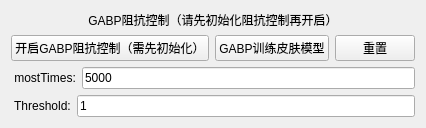
             <widget class="QWidget" name="page_5">
              <layout class="QGridLayout" name="gridLayout_22">
               <item row="0" column="0">
                <layout class="QVBoxLayout" name="verticalLayout_15">
                 <item>
                  <layout class="QVBoxLayout" name="verticalLayout_14" stretch="1,2">
                   <item>
                    <widget class="QLabel" name="label_89">
                     <property name="layoutDirection">
                      <enum>Qt::LeftToRight</enum>
                     </property>
                     <property name="text">
                      <string>GABP阻抗控制（请先初始化阻抗控制再开启）</string>
                     </property>
                     <property name="alignment">
                      <set>Qt::AlignCenter</set>
                     </property>
                    </widget>
                   </item>
                   <item>
                    <layout class="QHBoxLayout" name="horizontalLayout_30">
                     <item>
                      <layout class="QHBoxLayout" name="horizontalLayout_29">
                       <item>
                        <widget class="QPushButton" name="fmode_Button">
                         <property name="text">
                          <string>开启GABP阻抗控制（需先初始化）</string>
                         </property>
                        </widget>
                       </item>
                       <item>
                        <widget class="QPushButton" name="icGetInit_Button">
                         <property name="text">
                          <string>GABP训练皮肤模型</string>
                         </property>
                        </widget>
                       </item>
                      </layout>
                     </item>
                     <item>
                      <widget class="QPushButton" name="resetIC_Button">
                       <property name="text">
                        <string>重置</string>
                       </property>
                      </widget>
                     </item>
                    </layout>
                   </item>
                  </layout>
                 </item>
                 <item>
                  <layout class="QVBoxLayout" name="verticalLayout_7">
                   <item>
                    <layout class="QHBoxLayout" name="horizontalLayout_9">
                     <item>
                      <widget class="QLabel" name="label_32">
                       <property name="text">
                        <string> mostTimes:</string>
                       </property>
                      </widget>
                     </item>
                     <item>
                      <widget class="QLineEdit" name="mostTimes_lineEdit">
                       <property name="text">
                        <string>5000</string>
                       </property>
                      </widget>
                     </item>
                    </layout>
                   </item>
                   <item>
                    <layout class="QHBoxLayout" name="horizontalLayout_4">
                     <item>
                      <widget class="QLabel" name="label_31">
                       <property name="text">
                        <string> Threshold:</string>
                       </property>
                      </widget>
                     </item>
                     <item>
                      <widget class="QLineEdit" name="Threshold_lineEdit">
                       <property name="text">
                        <string>1</string>
                       </property>
                      </widget>
                     </item>
                    </layout>
                   </item>
                  </layout>
                 </item>
                </layout>
               </item>
              </layout>
             </widget>
